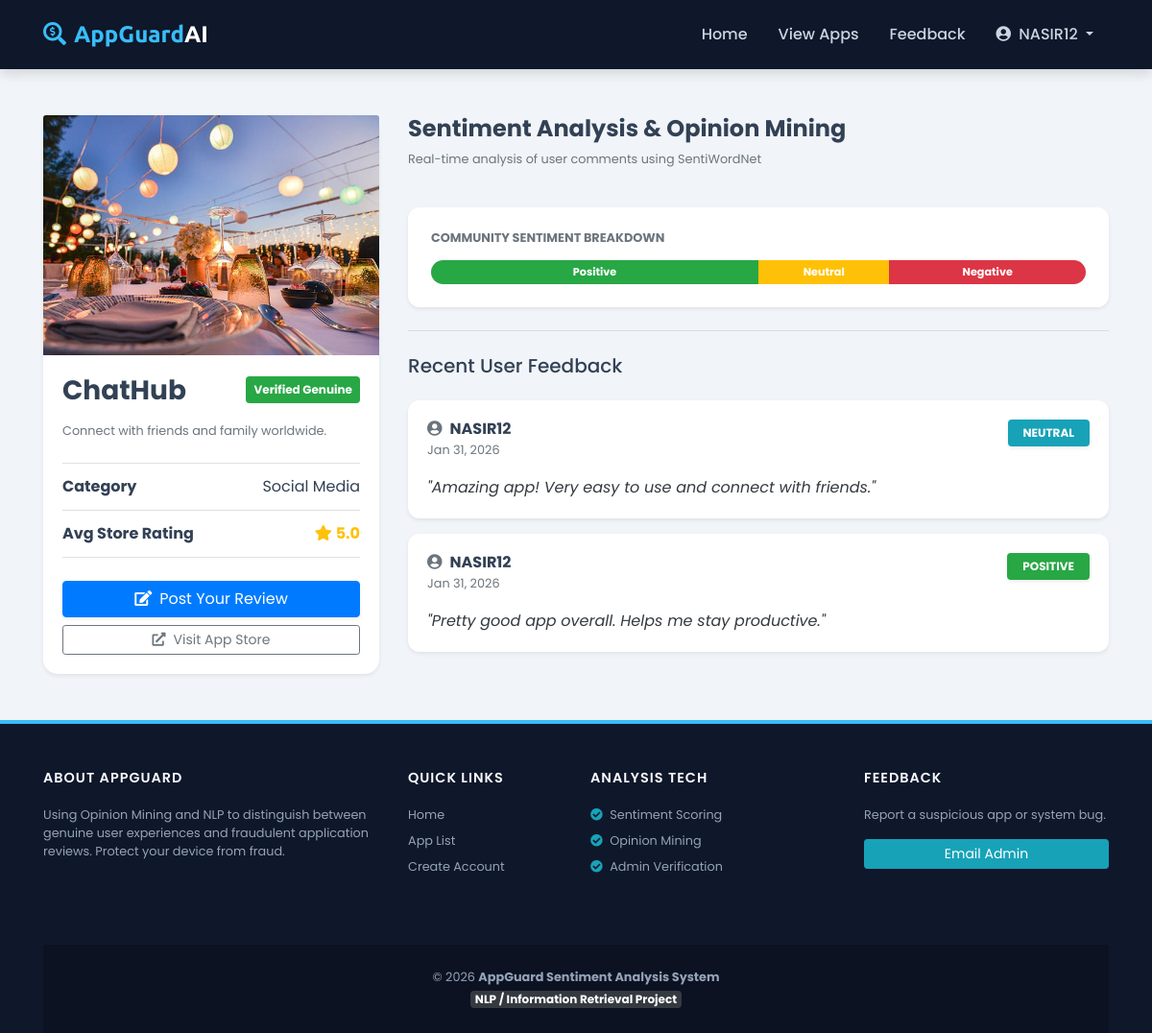
/app/2/ (signed in), run on the app's committed database.
### myapp/models.py (models this page shows, shortened)
class CustomerUser(models.Model):
    STATUS_CHOICES = (
        ('active', 'Active'),
        ('inactive', 'Inactive'),
        ('banned', 'Banned'),
    )
    user_id = models.AutoField(primary_key=True)
    username = models.CharField(max_length=150, unique=True)
    email = models.EmailField(unique=True)
    password = models.CharField(max_length=255)
    full_name = models.CharField(max_length=150, blank=True, null=True)
    profile_image = models.ImageField(upload_to='profiles/', blank=True, null=True)
    bio = models.TextField(blank=True, null=True)
    phone = models.CharField(max_length=20, blank=True, null=True)
    gender = models.CharField(
        max_length=10,
        choices=[('Male', 'Male'), ('Female', 'Female'), ('Other', 'Other')],
        blank=True,
        null=True
    )
    dob = models.DateField(blank=True, null=True)
    country = models.CharField(max_length=100, blank=True, null=True)
    status = models.CharField(max_length=10, choices=STATUS_CHOICES, default='active')
    last_login = models.DateTimeField(auto_now=True)
    created_at = models.DateTimeField(auto_now_add=True)
    updated_at = models.DateTimeField(auto_now=True)

class Application(models.Model):
    name = models.CharField(max_length=150)
    link = models.URLField(max_length=255)
    description = models.TextField()
    category = models.ForeignKey(Category, on_delete=models.SET_NULL, null=True)
    image = models.ImageField(upload_to="app_images/", blank=True, null=True)
    added_on = models.DateTimeField(default=timezone.now)
    rating = models.FloatField(default=5.0)
    avg_sentiment_score = models.FloatField(default=0.0) # Average sentiment score
    is_fraud = models.BooleanField(default=False)

class Category(models.Model):
    name = models.CharField(max_length=100, unique=True)

class Review(models.Model):
    SENTIMENT_CHOICES = (
        ('positive', 'Positive'),
        ('negative', 'Negative'),
        ('neutral', 'Neutral'),
    )
    user = models.ForeignKey(CustomerUser, on_delete=models.CASCADE)
    app = models.ForeignKey(Application, on_delete=models.CASCADE)
    comment = models.TextField()
    rating = models.PositiveSmallIntegerField(default=0)  # 1-5 scale
    sentiment = models.CharField(max_length=10, choices=SENTIMENT_CHOICES, blank=True, null=True)
    sentiment_score = models.FloatField(blank=True, null=True)  # -1 to 1 score
    ip_address = models.GenericIPAddressField(blank=True, null=True)
    is_fake = models.BooleanField(default=False)  # Fake review detection
    created_at = models.DateTimeField(default=timezone.now)

### myapp/views.py (the view)
# urls.py: path('app/<int:app_id>/', views.app_details, name='app_details'),
def app_details(request, app_id):
    app = get_object_or_404(Application, id=app_id)
    reviews = Review.objects.filter(app=app)
    return render(request, 'app_details.html', {
        'app': app,
        'reviews': reviews
    })

### templates/app_details.html (shortened to what this page needs)
{% extends "base.html" %}
{% block content %}
<div class="container my-5">
    <div class="row">
        <div class="col-lg-4">
            <div class="card shadow-sm border-0 sticky-top" style="top: 100px; border-radius: 15px;">
                {% if app.image %}
                    <img src="{{ app.image.url }}" class="card-img-top" alt="{{ app.name }}" style="height: 250px; object-fit: cover;">
                {% endif %}
                <div class="card-body">
                    <div class="d-flex justify-content-between align-items-center mb-3">
                        <h3 class="font-weight-bold mb-0">{{ app.name }}</h3>
                        <span class="badge {% if app.is_fraud %}badge-danger{% else %}badge-success{% endif %} p-2">
                            {% if app.is_fraud %}Fraud App{% else %}Verified Genuine{% endif %}
                        </span>
                    </div>
                    <p class="text-muted small mb-4">{{ app.description }}</p>
                    <ul class="list-group list-group-flush border-top border-bottom mb-4">
                        <li class="list-group-item d-flex justify-content-between align-items-center px-0 bg-transparent">
                            <strong>Category</strong>
                            <span>{{ app.category.name }}</span>
                        </li>
                        <li class="list-group-item d-flex justify-content-between align-items-center px-0 bg-transparent">
                            <strong>Avg Store Rating</strong>
                            <span class="text-warning font-weight-bold"><i class="fas fa-star mr-1"></i>{{ app.rating }}</span>
                        </li>
                    </ul>
                    <a href="{% url 'add_review' app.id %}" class="btn btn-primary btn-block shadow-sm">
                        <i class="fas fa-edit mr-2"></i>Post Your Review
                    </a>
                    {% if app.link %}
                        <a href="{{ app.link }}" target="_blank" class="btn btn-outline-secondary btn-block btn-sm mt-2">
                            <i class="fas fa-external-link-alt mr-2"></i>Visit App Store
                        </a>
                    {% endif %}
                </div>
            </div>
        </div>
        <div class="col-lg-8">
            <div class="d-flex justify-content-between align-items-end mb-4">
                <div>
                    <h4 class="font-weight-bold">Sentiment Analysis & Opinion Mining</h4>
                    <p class="text-muted small">Real-time analysis of user comments using SentiWordNet</p>
                </div>
            </div>
            <div class="card shadow-sm border-0 mb-4 p-4" style="border-radius: 12px;">
                <h6 class="font-weight-bold text-uppercase small text-muted mb-3">Community Sentiment Breakdown</h6>
                <div class="progress" style="height: 25px; border-radius: 50px;">
                    <div class="progress-bar bg-success" role="progressbar" style="width: {{ pos_percent|default:50 }}%" title="Positive">Positive</div>
                    <div class="progress-bar bg-warning" role="progressbar" style="width: {{ neu_percent|default:20 }}%" title="Neutral">Neutral</div>
                    <div class="progress-bar bg-danger" role="progressbar" style="width: {{ neg_percent|default:30 }}%" title="Negative">Negative</div>
                </div>
            </div>
            <hr class="my-4">
            <h5 class="mb-4">Recent User Feedback</h5>
            {% for review in reviews %}
                <div class="card mb-3 border-0 shadow-sm" style="border-radius: 12px;">
                    <div class="card-body">
                        <div class="d-flex justify-content-between mb-2">
                            <div>
                                <h6 class="font-weight-bold mb-0"><i class="fas fa-user-circle text-secondary mr-2"></i>{{ review.user.username }}</h6>
                                <small class="text-muted">{{ review.created_at|date:"M d, Y" }}</small>
                            </div>
                            <div class="text-right">
                                <span class="badge shadow-sm px-3 py-2
                                    {% if review.sentiment|lower == 'positive' %}badge-success
                                    {% elif review.sentiment|lower == 'negative' %}badge-danger
                                    {% else %}badge-info{% endif %}">
                                    {{ review.sentiment|upper }}
                                </span>
                            </div>
                        </div>
                        <p class="card-text text-dark mt-3" style="font-style: italic;">"{{ review.comment }}"</p>
                    </div>
                </div>
            {% empty %}
                <div class="text-center py-5 bg-white rounded shadow-sm">
                    <i class="fas fa-comment-slash fa-3x text-light mb-3"></i>
                    <p class="text-muted">No sentiment analysis data available for this app yet.</p>
                </div>
            {% endfor %}
        </div>
    </div>
</div>
{% endblock %}

### templates/base.html (shortened to what this page needs)
<!DOCTYPE html>
<html lang="en">
<head>
    <link rel="stylesheet" href="https://stackpath.bootstrapcdn.com/bootstrap/4.5.2/css/bootstrap.min.css">
    <link rel="stylesheet" href="https://cdnjs.cloudflare.com/ajax/libs/font-awesome/5.15.4/css/all.min.css">
</head>
<body>
    <nav class="navbar navbar-expand-lg navbar-dark sticky-top">
        <div class="container">
            <a class="navbar-brand" href="{% url 'index' %}">
                <i class="fas fa-search-dollar mr-2"></i>AppGuard<span class="text-white">AI</span>
            </a>
            <div class="collapse navbar-collapse" id="mainNav">
                <ul class="navbar-nav ml-auto">
                    <li class="nav-item">
                        <a class="nav-link" href="{% url 'index' %}">Home</a>
                    </li>
                    {% if request.session.user_id %}
                        <li class="nav-item">
                            <a class="nav-link" href="{% url 'dashboard' %}">View Apps</a>
                        </li>
                        <li class="nav-item">
                            <a class="nav-link" href="{% url 'add_feedback' %}">Feedback</a>
                        </li>
                        <li class="nav-item dropdown">
                            <a class="nav-link dropdown-toggle text-info" href="#" id="userDropdown" role="button" data-toggle="dropdown">
                                <i class="fas fa-user-circle mr-1"></i> {{ request.session.username }}
                            </a>
                        </li>
                    {% endif %}
                </ul>
            </div>
        </div>
    </nav>
    <main>
        {% block content %}{% endblock %}
    </main>
    <footer>
        <div class="container">
            <div class="row">
                <div class="col-lg-4 mb-4">
                    <h5 class="footer-heading">About AppGuard</h5>
                    <p class="small">Using Opinion Mining and NLP to distinguish between genuine user experiences and fraudulent application reviews. Protect your device from fraud.</p>
                </div>
                <div class="col-lg-2 col-md-4 mb-4">
                    <h5 class="footer-heading">Quick Links</h5>
                    <ul class="list-unstyled small">
                        <li class="mb-2"><a href="{% url 'index' %}">Home</a></li>
                        <li class="mb-2"><a href="{% url 'dashboard' %}">App List</a></li>
                        <li class="mb-2"><a href="{% url 'register' %}">Create Account</a></li>
                    </ul>
                </div>
                <div class="col-lg-3 col-md-4 mb-4">
                    <h5 class="footer-heading">Analysis Tech</h5>
                    <ul class="list-unstyled small">
                        <li class="mb-2"><i class="fas fa-check-circle text-info mr-1"></i> Sentiment Scoring</li>
                        <li class="mb-2"><i class="fas fa-check-circle text-info mr-1"></i> Opinion Mining</li>
                        <li class="mb-2"><i class="fas fa-check-circle text-info mr-1"></i> Admin Verification</li>
                    </ul>
                </div>
                <div class="col-lg-3 col-md-4">
                    <h5 class="footer-heading">Feedback</h5>
                    <p class="small">Report a suspicious app or system bug.</p>
                    <a href="mailto:admin@appguard.com" class="btn btn-info btn-sm btn-block">Email Admin</a>
                </div>
            </div>
            <div class="footer-bottom text-center">
                <p class="mb-0 small">&copy; {% now "Y" %} <strong>AppGuard Sentiment Analysis System</strong></p>
                <span class="badge badge-dark">NLP / Information Retrieval Project</span>
            </div>
        </div>
    </footer>
</body>
</html>

### templates/base.html (style rules this page uses)
:root { --primary-color: #0f172a; --accent-color: #38bdf8; --fraud-red: #ef4444; --genuine-green: #22c55e; --light-bg: #f1f5f9; }
body { font-family: 'Poppins', sans-serif; background-color: var(--light-bg); color: #334155; display: flex; flex-direction: column; min-height: 100vh; }
.navbar { background: var(--primary-color) !important; padding: 0.8rem 1rem; box-shadow: 0 4px 12px rgba(0,0,0,0.15); }
.navbar-brand { font-family: 'Ubuntu', sans-serif; font-weight: 700; font-size: 1.5rem; color: var(--accent-color) !important; }
.nav-link { font-weight: 500; color: #cbd5e1 !important; margin: 0 8px; transition: all 0.3s ease; }
footer { background: var(--primary-color); color: #94a3b8; padding-top: 3rem; border-top: 4px solid var(--accent-color); }
.footer-heading { color: #f8fafc; font-weight: 600; margin-bottom: 1.2rem; text-transform: uppercase; font-size: 0.9rem; letter-spacing: 1px; }
footer a { color: #94a3b8; transition: 0.3s; }
.footer-bottom { background: rgba(0,0,0,0.2); padding: 1.5rem 0; margin-top: 2rem; }

### templates/app_details.html (style rules this page uses)
.sticky-top { z-index: 10; }
.progress-bar { font-weight: bold; font-size: 0.7rem; }

### data on the page
CustomerUser: session.username "NASIR12"
Application: image (picture), name "ChatHub", description "Connect with friends and family worldwide.", category.name "Social Media", rating "5.0"
Review: user.username "NASIR12", created_at "Jan 31, 2026", sentiment "NEUTRAL", comment "Amazing app! Very easy to use and connect with friends."
Review: user.username "NASIR12", created_at "Jan 31, 2026", sentiment "POSITIVE", comment "Pretty good app overall. Helps me stay productive."
